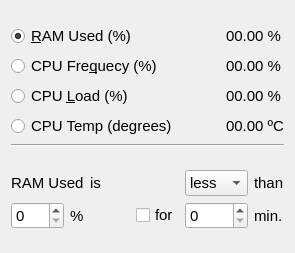
            <widget class="QWidget" name="tabSystemLoad">
             <attribute name="title">
              <string>System Load</string>
             </attribute>
             <layout class="QGridLayout" name="gridLayout_9">
              <item row="0" column="0">
               <spacer name="verticalSpacer_7">
                <property name="orientation">
                 <enum>Qt::Vertical</enum>
                </property>
                <property name="sizeHint" stdset="0">
                 <size>
                  <width>18</width>
                  <height>13</height>
                 </size>
                </property>
               </spacer>
              </item>
              <item row="1" column="0">
               <layout class="QGridLayout" name="gridLayout_4">
                <item row="0" column="0">
                 <widget class="QRadioButton" name="radioButtonSystemLoadRAMUsed">
                  <property name="font">
                   <font>
                    <pointsize>11</pointsize>
                   </font>
                  </property>
                  <property name="locale">
                   <locale language="English" country="UnitedStates"/>
                  </property>
                  <property name="text">
                   <string>&amp;RAM Used (%)</string>
                  </property>
                  <property name="checked">
                   <bool>true</bool>
                  </property>
                  <attribute name="buttonGroup">
                   <string notr="true">buttonGroupSystemLoad</string>
                  </attribute>
                 </widget>
                </item>
                <item row="0" column="1">
                 <spacer name="horizontalSpacer">
                  <property name="orientation">
                   <enum>Qt::Horizontal</enum>
                  </property>
                  <property name="sizeHint" stdset="0">
                   <size>
                    <width>40</width>
                    <height>20</height>
                   </size>
                  </property>
                 </spacer>
                </item>
                <item row="0" column="2">
                 <widget class="QLabel" name="labelSystemLoadRAMUsed">
                  <property name="font">
                   <font>
                    <pointsize>11</pointsize>
                   </font>
                  </property>
                  <property name="locale">
                   <locale language="English" country="UnitedStates"/>
                  </property>
                  <property name="text">
                   <string notr="true">00.00 %</string>
                  </property>
                  <property name="textFormat">
                   <enum>Qt::AutoText</enum>
                  </property>
                 </widget>
                </item>
                <item row="1" column="0">
                 <widget class="QRadioButton" name="radioButtonSystemLoadCPUFrequency">
                  <property name="font">
                   <font>
                    <pointsize>11</pointsize>
                   </font>
                  </property>
                  <property name="locale">
                   <locale language="English" country="UnitedStates"/>
                  </property>
                  <property name="text">
                   <string>CPU Fre&amp;quecy (%)</string>
                  </property>
                  <attribute name="buttonGroup">
                   <string notr="true">buttonGroupSystemLoad</string>
                  </attribute>
                 </widget>
                </item>
                <item row="1" column="1">
                 <spacer name="horizontalSpacer_2">
                  <property name="orientation">
                   <enum>Qt::Horizontal</enum>
                  </property>
                  <property name="sizeHint" stdset="0">
                   <size>
                    <width>40</width>
                    <height>20</height>
                   </size>
                  </property>
                 </spacer>
                </item>
                <item row="1" column="2">
                 <widget class="QLabel" name="labelSystemLoadCPUFrequency">
                  <property name="font">
                   <font>
                    <pointsize>11</pointsize>
                   </font>
                  </property>
                  <property name="locale">
                   <locale language="English" country="UnitedStates"/>
                  </property>
                  <property name="text">
                   <string notr="true">00.00 %</string>
                  </property>
                  <property name="textFormat">
                   <enum>Qt::AutoText</enum>
                  </property>
                 </widget>
                </item>
                <item row="2" column="0">
                 <widget class="QRadioButton" name="radioButtonSystemLoadCPU">
                  <property name="font">
                   <font>
                    <pointsize>11</pointsize>
                   </font>
                  </property>
                  <property name="locale">
                   <locale language="English" country="UnitedStates"/>
                  </property>
                  <property name="text">
                   <string>CPU &amp;Load (%)</string>
                  </property>
                  <attribute name="buttonGroup">
                   <string notr="true">buttonGroupSystemLoad</string>
                  </attribute>
                 </widget>
                </item>
                <item row="2" column="1">
                 <spacer name="horizontalSpacer_3">
                  <property name="orientation">
                   <enum>Qt::Horizontal</enum>
                  </property>
                  <property name="sizeHint" stdset="0">
                   <size>
                    <width>40</width>
                    <height>20</height>
                   </size>
                  </property>
                 </spacer>
                </item>
                <item row="2" column="2">
                 <widget class="QLabel" name="labelSystemLoadCPULoad">
                  <property name="font">
                   <font>
                    <pointsize>11</pointsize>
                   </font>
                  </property>
                  <property name="locale">
                   <locale language="English" country="UnitedStates"/>
                  </property>
                  <property name="text">
                   <string notr="true">00.00 %</string>
                  </property>
                  <property name="textFormat">
                   <enum>Qt::AutoText</enum>
                  </property>
                 </widget>
                </item>
                <item row="3" column="0">
                 <widget class="QRadioButton" name="radioButtonSystemLoadCPUTemp">
                  <property name="font">
                   <font>
                    <pointsize>11</pointsize>
                   </font>
                  </property>
                  <property name="locale">
                   <locale language="English" country="UnitedStates"/>
                  </property>
                  <property name="text">
                   <string>CPU Temp (degrees)</string>
                  </property>
                  <attribute name="buttonGroup">
                   <string notr="true">buttonGroupSystemLoad</string>
                  </attribute>
                 </widget>
                </item>
                <item row="3" column="1">
                 <spacer name="horizontalSpacer_4">
                  <property name="orientation">
                   <enum>Qt::Horizontal</enum>
                  </property>
                  <property name="sizeHint" stdset="0">
                   <size>
                    <width>40</width>
                    <height>20</height>
                   </size>
                  </property>
                 </spacer>
                </item>
                <item row="3" column="2">
                 <widget class="QLabel" name="labelSystemLoadCPUTemp">
                  <property name="font">
                   <font>
                    <pointsize>11</pointsize>
                   </font>
                  </property>
                  <property name="locale">
                   <locale language="English" country="UnitedStates"/>
                  </property>
                  <property name="text">
                   <string notr="true">00.00 ºC</string>
                  </property>
                  <property name="textFormat">
                   <enum>Qt::AutoText</enum>
                  </property>
                 </widget>
                </item>
               </layout>
              </item>
              <item row="2" column="0">
               <widget class="Line" name="line">
                <property name="orientation">
                 <enum>Qt::Horizontal</enum>
                </property>
               </widget>
              </item>
              <item row="3" column="0">
               <spacer name="verticalSpacer_5">
                <property name="orientation">
                 <enum>Qt::Vertical</enum>
                </property>
                <property name="sizeHint" stdset="0">
                 <size>
                  <width>18</width>
                  <height>17</height>
                 </size>
                </property>
               </spacer>
              </item>
              <item row="4" column="0">
               <layout class="QGridLayout" name="gridLayout_8">
                <item row="0" column="0" colspan="2">
                 <widget class="QLabel" name="labelSystemLoadTitle">
                  <property name="font">
                   <font>
                    <pointsize>11</pointsize>
                   </font>
                  </property>
                  <property name="locale">
                   <locale language="English" country="UnitedStates"/>
                  </property>
                  <property name="text">
                   <string>RAM Used</string>
                  </property>
                 </widget>
                </item>
                <item row="0" column="3">
                 <spacer name="horizontalSpacer_5">
                  <property name="orientation">
                   <enum>Qt::Horizontal</enum>
                  </property>
                  <property name="sizeHint" stdset="0">
                   <size>
                    <width>40</width>
                    <height>20</height>
                   </size>
                  </property>
                 </spacer>
                </item>
                <item row="0" column="4">
                 <widget class="QComboBox" name="comboBoxSystemLoad">
                  <property name="font">
                   <font>
                    <pointsize>11</pointsize>
                   </font>
                  </property>
                  <property name="locale">
                   <locale language="English" country="UnitedStates"/>
                  </property>
                  <property name="minimumContentsLength">
                   <number>0</number>
                  </property>
                  <item>
                   <property name="text">
                    <string>less</string>
                   </property>
                  </item>
                  <item>
                   <property name="text">
                    <string>more</string>
                   </property>
                  </item>
                 </widget>
                </item>
                <item row="0" column="5">
                 <widget class="QLabel" name="labelSystemLoadThan">
                  <property name="font">
                   <font>
                    <pointsize>11</pointsize>
                   </font>
                  </property>
                  <property name="locale">
                   <locale language="English" country="UnitedStates"/>
                  </property>
                  <property name="text">
                   <string>than</string>
                  </property>
                 </widget>
                </item>
                <item row="1" column="0">
                 <widget class="QSpinBox" name="spinBoxSystemLoadUnit">
                  <property name="font">
                   <font>
                    <pointsize>11</pointsize>
                   </font>
                  </property>
                  <property name="locale">
                   <locale language="English" country="UnitedStates"/>
                  </property>
                  <property name="maximum">
                   <number>100</number>
                  </property>
                 </widget>
                </item>
                <item row="1" column="1">
                 <widget class="QLabel" name="labelSystemLoadUnitSymbol">
                  <property name="font">
                   <font>
                    <pointsize>11</pointsize>
                   </font>
                  </property>
                  <property name="locale">
                   <locale language="English" country="UnitedStates"/>
                  </property>
                  <property name="text">
                   <string>%</string>
                  </property>
                 </widget>
                </item>
                <item row="1" column="4">
                 <widget class="QSpinBox" name="spinBoxSystemLoadMinutes">
                  <property name="font">
                   <font>
                    <pointsize>11</pointsize>
                   </font>
                  </property>
                  <property name="locale">
                   <locale language="English" country="UnitedStates"/>
                  </property>
                  <property name="maximum">
                   <number>300</number>
                  </property>
                 </widget>
                </item>
                <item row="1" column="5">
                 <widget class="QLabel" name="labelSystemLoadMin">
                  <property name="font">
                   <font>
                    <pointsize>11</pointsize>
                   </font>
                  </property>
                  <property name="locale">
                   <locale language="English" country="UnitedStates"/>
                  </property>
                  <property name="text">
                   <string extracomment="minutes">min.</string>
                  </property>
                 </widget>
                </item>
                <item row="1" column="3">
                 <widget class="QCheckBox" name="checkBoxSystemLoadFor">
                  <property name="sizePolicy">
                   <sizepolicy hsizetype="Minimum" vsizetype="Fixed">
                    <horstretch>0</horstretch>
                    <verstretch>0</verstretch>
                   </sizepolicy>
                  </property>
                  <property name="font">
                   <font>
                    <pointsize>11</pointsize>
                   </font>
                  </property>
                  <property name="text">
                   <string>for</string>
                  </property>
                 </widget>
                </item>
                <item row="1" column="2">
                 <spacer name="horizontalSpacer_23">
                  <property name="orientation">
                   <enum>Qt::Horizontal</enum>
                  </property>
                  <property name="sizeHint" stdset="0">
                   <size>
                    <width>40</width>
                    <height>20</height>
                   </size>
                  </property>
                 </spacer>
                </item>
                <item row="0" column="2">
                 <widget class="QLabel" name="labelSystemLoadIs">
                  <property name="font">
                   <font>
                    <pointsize>11</pointsize>
                   </font>
                  </property>
                  <property name="text">
                   <string>is</string>
                  </property>
                 </widget>
                </item>
               </layout>
              </item>
              <item row="5" column="0">
               <spacer name="verticalSpacer_6">
                <property name="orientation">
                 <enum>Qt::Vertical</enum>
                </property>
                <property name="sizeHint" stdset="0">
                 <size>
                  <width>18</width>
                  <height>13</height>
                 </size>
                </property>
               </spacer>
              </item>
             </layout>
            </widget>
